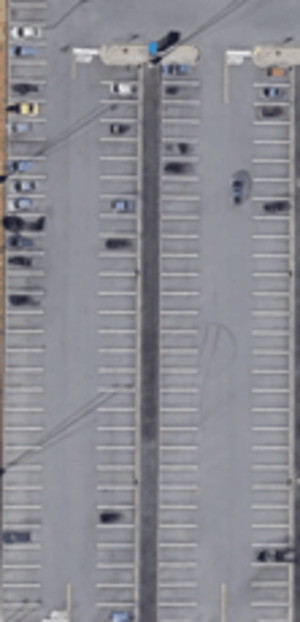
#> input picture avail_calc/img/lotA/lotA1.jpg, 300 x 622 px
$ python poslist_generator.py lotA/lotA1.jpg
#> lines starting #> are read from the running program, lines starting #| are printed output that depends on the picture; after the words box and inside, x2 and y2 are one past the last pixel; in counts of white or black regions, pixels touching at a corner belong together
import pickle
import cv2 as cv
import cvzone
import sys
import pathlib

# This program will generate position lists for the locations of parking spots in a lot.
# Must pass the folder name that contains both the images and dimensions file as an argument.
# Probably don't run it from outside the directory its in, who knows..

# if no args, exit
if (len(sys.argv) < 2):
    print('must specify path to image. eg: lotA/lotA1.jpg')
    exit(1)

imageFile = (sys.argv[1]) # create filename string based off user argument

# try to open the file
try:
    open(imageFile, 'rb')
except:
    print('Could not open file', imageFile)
    exit(1)

# try to open and read spot_dimensions file
try:
    spotDimensions = open((str(pathlib.Path(imageFile).parent) + '/spot_dimensions.txt'), 'r')
#> (reads avail_calc/img/.lotF/spot_dimensions.txt from the repository)
except:
    print('Could not read file' + str(pathlib.Path(imageFile).parent) + '/spot_dimensions.txt')
    exit(1)

# read first two lines of dimensions file as spot width and height respectively
spotWidth = int(spotDimensions.readline())
spotHeight = int(spotDimensions.readline())

# coefficient to multiply with the dimensions of a parking spot when counting non-zero pixels from threshold image. (apparently 25% is the magic number)
countCoefficient = 0.20

cvImage = cv.imread(imageFile) # open lot image (but in a cool opencv way)
#> cvImage is the input picture: shape (622, 300, 3); mean B, G, R 145.1, 138.4, 138.7
cvGrayImage = cv.cvtColor(cvImage, cv.COLOR_BGR2GRAY) # covert image to grayscale
cvThresholdImage = cv.adaptiveThreshold(cvGrayImage, 255, cv.ADAPTIVE_THRESH_GAUSSIAN_C, cv.THRESH_BINARY_INV, 25, 15) # convert image to threshold
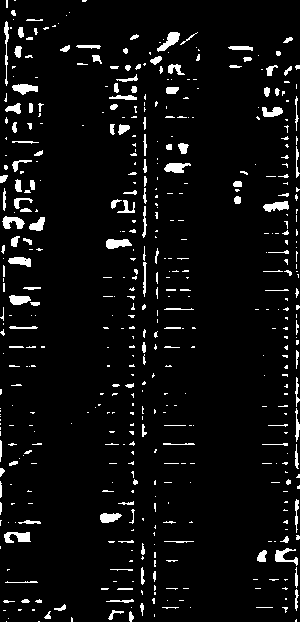
#> cvThresholdImage: shape (622, 300); 5.6% white; 500 white regions (353 under 20 px), largest, box (x1, y1, x2, y2) and area: (4, 532, 31, 543) 202, (157, 32, 180, 52) 201, (106, 239, 132, 249) 190

try:
    with open((str(pathlib.Path(imageFile).parent) + '/posList'), 'rb') as file: # try to open position list file from previous session

        posList = pickle.load(file) # fill position list with previously selected spots
except:
    posList = []

# [46 lines left out: functions checkParkingSpace, mouseClick, not called in this run]

while True:

    parkingLot = cv.imread(imageFile) # update original image

    for pos in posList:

        checkParkingSpace()

        cv.rectangle(parkingLot, (pos[0], pos[1]), (pos[0]+pos[2], pos[1]+pos[3]), (255, 0, 233), 2) # draw rectangle around all selected spots

    cv.imshow('parkingLotImage', parkingLot) # show original image
    # cv.imshow('parking-lot', imgThreshold) # show threshold image

    cv.setMouseCallback('parkingLotImage', mouseClick) # mouse click event listener

    key = cv.waitKey(1)
#> (key Esc is pressed here)

    if key == ord(" "): # if key press is the space bar, end program

        break
